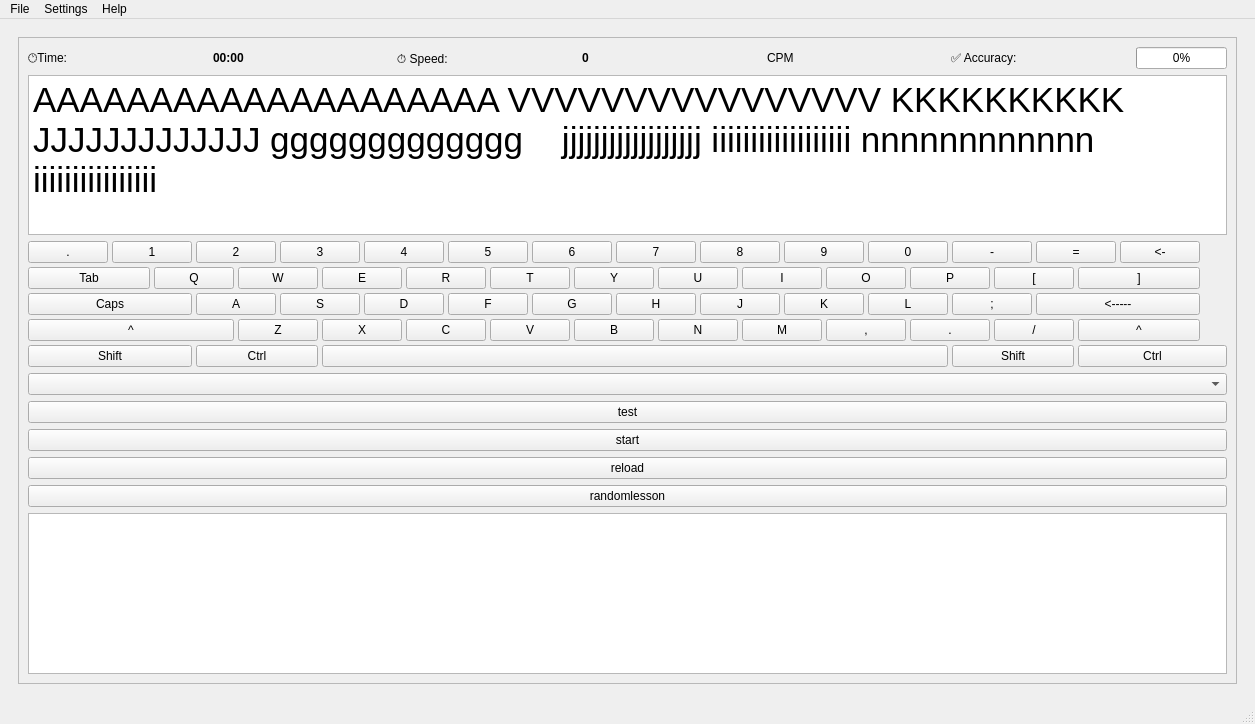
<?xml version="1.0" encoding="UTF-8"?>
<ui version="4.0">
 <class>MainWindow</class>
 <widget class="QMainWindow" name="MainWindow">
  <property name="enabled">
   <bool>true</bool>
  </property>
  <property name="geometry">
   <rect>
    <x>0</x>
    <y>0</y>
    <width>1255</width>
    <height>724</height>
   </rect>
  </property>
  <property name="sizePolicy">
   <sizepolicy hsizetype="Preferred" vsizetype="Fixed">
    <horstretch>0</horstretch>
    <verstretch>0</verstretch>
   </sizepolicy>
  </property>
  <property name="windowTitle">
   <string>MainWindow</string>
  </property>
  <widget class="QWidget" name="centralwidget">
   <layout class="QHBoxLayout" name="horizontalLayout_2">
    <item>
     <widget class="QStackedWidget" name="stackedWidget">
      <property name="currentIndex">
       <number>1</number>
      </property>
      <widget class="QWidget" name="pageStart">
       <layout class="QHBoxLayout" name="horizontalLayout_3">
        <item>
         <layout class="QVBoxLayout" name="verticalLayout">
          <property name="spacing">
           <number>52</number>
          </property>
          <property name="leftMargin">
           <number>24</number>
          </property>
          <property name="topMargin">
           <number>26</number>
          </property>
          <property name="bottomMargin">
           <number>72</number>
          </property>
          <item>
           <spacer name="verticalSpacer_2">
            <property name="orientation">
             <enum>Qt::Orientation::Vertical</enum>
            </property>
            <property name="sizeHint" stdset="0">
             <size>
              <width>20</width>
              <height>127</height>
             </size>
            </property>
           </spacer>
          </item>
          <item>
           <widget class="QLabel" name="labelSelectText">
            <property name="text">
             <string>Select a text for the typing exercise:</string>
            </property>
           </widget>
          </item>
          <item>
           <widget class="QComboBox" name="layoutStartMain">
            <property name="sizePolicy">
             <sizepolicy hsizetype="Preferred" vsizetype="Fixed">
              <horstretch>0</horstretch>
              <verstretch>72</verstretch>
             </sizepolicy>
            </property>
            <item>
             <property name="text">
              <string>Starter Text</string>
             </property>
            </item>
            <item>
             <property name="text">
              <string>Numbers and Symbols</string>
             </property>
            </item>
            <item>
             <property name="text">
              <string>Common Words Part 1</string>
             </property>
            </item>
            <item>
             <property name="text">
              <string>Common Words Part 2</string>
             </property>
            </item>
            <item>
             <property name="text">
              <string>Python Code Sample</string>
             </property>
            </item>
            <item>
             <property name="text">
              <string>Lorem Ipsum</string>
             </property>
            </item>
           </widget>
          </item>
          <item>
           <spacer name="verticalSpacer">
            <property name="orientation">
             <enum>Qt::Orientation::Vertical</enum>
            </property>
            <property name="sizeHint" stdset="0">
             <size>
              <width>20</width>
              <height>99</height>
             </size>
            </property>
           </spacer>
          </item>
          <item>
           <layout class="QHBoxLayout" name="horizontalLayout">
            <item>
             <widget class="QPushButton" name="startButton">
              <property name="sizePolicy">
               <sizepolicy hsizetype="Maximum" vsizetype="Expanding">
                <horstretch>7</horstretch>
                <verstretch>8</verstretch>
               </sizepolicy>
              </property>
              <property name="layoutDirection">
               <enum>Qt::LayoutDirection::LeftToRight</enum>
              </property>
              <property name="text">
               <string>Start Training</string>
              </property>
              <property name="iconSize">
               <size>
                <width>28</width>
                <height>29</height>
               </size>
              </property>
             </widget>
            </item>
           </layout>
          </item>
         </layout>
        </item>
       </layout>
      </widget>
      <widget class="QWidget" name="pageTraining">
       <layout class="QHBoxLayout" name="horizontalLayout_7">
        <item>
         <widget class="QFrame" name="frame">
          <property name="sizePolicy">
           <sizepolicy hsizetype="Minimum" vsizetype="Minimum">
            <horstretch>0</horstretch>
            <verstretch>0</verstretch>
           </sizepolicy>
          </property>
          <property name="minimumSize">
           <size>
            <width>22</width>
            <height>23</height>
           </size>
          </property>
          <property name="frameShape">
           <enum>QFrame::Shape::StyledPanel</enum>
          </property>
          <property name="frameShadow">
           <enum>QFrame::Shadow::Raised</enum>
          </property>
          <layout class="QVBoxLayout" name="verticalLayout_10">
           <item>
            <layout class="QHBoxLayout" name="horizontalLayout_4"/>
           </item>
           <item>
            <layout class="QHBoxLayout" name="horizontalLayout_6">
             <item>
              <widget class="QLabel" name="labelTimeText">
               <property name="text">
                <string>🕐Time:</string>
               </property>
              </widget>
             </item>
             <item>
              <widget class="QLabel" name="labelTimeDisplay">
               <property name="font">
                <font>
                 <bold>true</bold>
                </font>
               </property>
               <property name="text">
                <string>00:00</string>
               </property>
               <property name="scaledContents">
                <bool>false</bool>
               </property>
               <property name="wordWrap">
                <bool>false</bool>
               </property>
              </widget>
             </item>
             <item>
              <widget class="QLabel" name="labelSpeedText">
               <property name="text">
                <string>⏱️ Speed:</string>
               </property>
              </widget>
             </item>
             <item>
              <widget class="QLabel" name="labelAccuracyValue">
               <property name="font">
                <font>
                 <bold>true</bold>
                </font>
               </property>
               <property name="text">
                <string>0</string>
               </property>
              </widget>
             </item>
             <item>
              <widget class="QLabel" name="labelSpeedValue">
               <property name="text">
                <string>CPM</string>
               </property>
              </widget>
             </item>
             <item>
              <widget class="QLabel" name="labelAccuracyText">
               <property name="text">
                <string>✅ Accuracy:</string>
               </property>
              </widget>
             </item>
             <item>
              <widget class="QProgressBar" name="progressBar">
               <property name="sizePolicy">
                <sizepolicy hsizetype="Maximum" vsizetype="Fixed">
                 <horstretch>0</horstretch>
                 <verstretch>0</verstretch>
                </sizepolicy>
               </property>
               <property name="value">
                <number>0</number>
               </property>
              </widget>
             </item>
            </layout>
           </item>
           <item>
            <widget class="QTextEdit" name="textDisplayArea">
             <property name="html">
              <string>&lt;!DOCTYPE HTML PUBLIC &quot;-//W3C//DTD HTML 4.0//EN&quot; &quot;http://www.w3.org/TR/REC-html40/strict.dtd&quot;&gt;
&lt;html&gt;&lt;head&gt;&lt;meta name=&quot;qrichtext&quot; content=&quot;1&quot; /&gt;&lt;meta charset=&quot;utf-8&quot; /&gt;&lt;style type=&quot;text/css&quot;&gt;
p, li { white-space: pre-wrap; }
hr { height: 1px; border-width: 0; }
li.unchecked::marker { content: &quot;\2610&quot;; }
li.checked::marker { content: &quot;\2612&quot;; }
&lt;/style&gt;&lt;/head&gt;&lt;body style=&quot; font-family:'Segoe UI'; font-size:9pt; font-weight:400; font-style:normal;&quot;&gt;
&lt;p style=&quot; margin-top:0px; margin-bottom:0px; margin-left:0px; margin-right:0px; -qt-block-indent:0; text-indent:0px;&quot;&gt;&lt;span style=&quot; font-size:26pt;&quot;&gt;AAAAAAAAAAAAAAAAAAAA VVVVVVVVVVVVVVVV KKKKKKKKKK JJJJJJJJJJJJJ ggggggggggggg    jjjjjjjjjjjjjjjjjj iiiiiiiiiiiiiiiiii nnnnnnnnnnnn iiiiiiiiiiiiiiii&lt;/span&gt;&lt;/p&gt;&lt;/body&gt;&lt;/html&gt;</string>
             </property>
            </widget>
           </item>
           <item>
            <layout class="QGridLayout" name="gridLayout">
             <property name="spacing">
              <number>4</number>
             </property>
             <item row="2" column="15" colspan="2">
              <widget class="QPushButton" name="btnKeyJ">
               <property name="text">
                <string>J</string>
               </property>
              </widget>
             </item>
             <item row="4" column="3" colspan="3">
              <widget class="QPushButton" name="btnCtrlLeft">
               <property name="text">
                <string>Ctrl</string>
               </property>
              </widget>
             </item>
             <item row="4" column="0" colspan="3">
              <widget class="QPushButton" name="btnShiftLeft">
               <property name="text">
                <string>Shift</string>
               </property>
              </widget>
             </item>
             <item row="1" column="0" colspan="2">
              <widget class="QPushButton" name="btnKeyTab">
               <property name="text">
                <string>Tab</string>
               </property>
              </widget>
             </item>
             <item row="2" column="17" colspan="2">
              <widget class="QPushButton" name="btnKeyK">
               <property name="text">
                <string>K</string>
               </property>
              </widget>
             </item>
             <item row="1" column="2" colspan="2">
              <widget class="QPushButton" name="btnKeyQ">
               <property name="text">
                <string>Q</string>
               </property>
              </widget>
             </item>
             <item row="0" column="15" colspan="2">
              <widget class="QPushButton" name="btnKey8">
               <property name="text">
                <string>8</string>
               </property>
              </widget>
             </item>
             <item row="2" column="5" colspan="2">
              <widget class="QPushButton" name="btnKeyS">
               <property name="text">
                <string>S</string>
               </property>
              </widget>
             </item>
             <item row="2" column="0" colspan="3">
              <widget class="QPushButton" name="btnKeyCaps">
               <property name="text">
                <string>Caps</string>
               </property>
              </widget>
             </item>
             <item row="2" column="9" colspan="2">
              <widget class="QPushButton" name="btnKeyF">
               <property name="text">
                <string>F</string>
               </property>
              </widget>
             </item>
             <item row="3" column="20" colspan="2">
              <widget class="QPushButton" name="btnKeyP_2">
               <property name="text">
                <string>.</string>
               </property>
              </widget>
             </item>
             <item row="0" column="13" colspan="2">
              <widget class="QPushButton" name="btnKey7">
               <property name="text">
                <string>7</string>
               </property>
              </widget>
             </item>
             <item row="0" column="7" colspan="2">
              <widget class="QPushButton" name="btnKey4">
               <property name="text">
                <string>4</string>
               </property>
              </widget>
             </item>
             <item row="1" column="22" colspan="2">
              <widget class="QPushButton" name="btnKeyRightBracket">
               <property name="text">
                <string>[</string>
               </property>
              </widget>
             </item>
             <item row="0" column="3" colspan="2">
              <widget class="QPushButton" name="btnKey2">
               <property name="text">
                <string>2</string>
               </property>
              </widget>
             </item>
             <item row="2" column="13" colspan="2">
              <widget class="QPushButton" name="btnKeyH">
               <property name="text">
                <string>H</string>
               </property>
              </widget>
             </item>
             <item row="2" column="7" colspan="2">
              <widget class="QPushButton" name="btnKeyD">
               <property name="text">
                <string>D</string>
               </property>
              </widget>
             </item>
             <item row="0" column="9" colspan="2">
              <widget class="QPushButton" name="btnKey5">
               <property name="text">
                <string>5</string>
               </property>
              </widget>
             </item>
             <item row="0" column="11" colspan="2">
              <widget class="QPushButton" name="btnKey6">
               <property name="text">
                <string>6</string>
               </property>
              </widget>
             </item>
             <item row="0" column="0">
              <widget class="QPushButton" name="btnKeyPoint">
               <property name="text">
                <string>.</string>
               </property>
              </widget>
             </item>
             <item row="0" column="25">
              <widget class="QPushButton" name="btnBackspace">
               <property name="text">
                <string>&lt;-</string>
               </property>
              </widget>
             </item>
             <item row="3" column="6" colspan="2">
              <widget class="QPushButton" name="btnKeyX">
               <property name="text">
                <string>X</string>
               </property>
              </widget>
             </item>
             <item row="2" column="11" colspan="2">
              <widget class="QPushButton" name="btnKeyG">
               <property name="text">
                <string>G</string>
               </property>
              </widget>
             </item>
             <item row="1" column="16" colspan="2">
              <widget class="QPushButton" name="btnKeyI">
               <property name="text">
                <string>I</string>
               </property>
              </widget>
             </item>
             <item row="1" column="24" colspan="2">
              <widget class="QPushButton" name="btnKeyLeftBracket">
               <property name="text">
                <string>]</string>
               </property>
              </widget>
             </item>
             <item row="1" column="4" colspan="2">
              <widget class="QPushButton" name="btnKeyW">
               <property name="text">
                <string>W</string>
               </property>
               <property name="iconSize">
                <size>
                 <width>10</width>
                 <height>10</height>
                </size>
               </property>
               <property name="autoRepeatDelay">
                <number>283</number>
               </property>
              </widget>
             </item>
             <item row="1" column="10" colspan="2">
              <widget class="QPushButton" name="btnKeyT">
               <property name="text">
                <string>T</string>
               </property>
              </widget>
             </item>
             <item row="1" column="20" colspan="2">
              <widget class="QPushButton" name="btnKeyP">
               <property name="text">
                <string>P</string>
               </property>
              </widget>
             </item>
             <item row="4" column="21" colspan="3">
              <widget class="QPushButton" name="btnShiftRight">
               <property name="text">
                <string>Shift</string>
               </property>
              </widget>
             </item>
             <item row="3" column="4" colspan="2">
              <widget class="QPushButton" name="btnKeyZ">
               <property name="text">
                <string>Z</string>
               </property>
              </widget>
             </item>
             <item row="3" column="10" colspan="2">
              <widget class="QPushButton" name="btnKeyV">
               <property name="text">
                <string>V</string>
               </property>
              </widget>
             </item>
             <item row="0" column="23" colspan="2">
              <widget class="QPushButton" name="btnEqual">
               <property name="text">
                <string>=</string>
               </property>
              </widget>
             </item>
             <item row="0" column="19" colspan="2">
              <widget class="QPushButton" name="btnKey10">
               <property name="text">
                <string>0</string>
               </property>
              </widget>
             </item>
             <item row="1" column="14" colspan="2">
              <widget class="QPushButton" name="btnKeyU">
               <property name="text">
                <string>U</string>
               </property>
              </widget>
             </item>
             <item row="0" column="21" colspan="2">
              <widget class="QPushButton" name="btnMinus">
               <property name="text">
                <string>-</string>
               </property>
              </widget>
             </item>
             <item row="2" column="21" colspan="2">
              <widget class="QPushButton" name="btnKeySEMICOLON">
               <property name="text">
                <string>;</string>
               </property>
              </widget>
             </item>
             <item row="3" column="14" colspan="2">
              <widget class="QPushButton" name="btnKeyN">
               <property name="text">
                <string>N</string>
               </property>
              </widget>
             </item>
             <item row="1" column="12" colspan="2">
              <widget class="QPushButton" name="btnKeyY">
               <property name="text">
                <string>Y</string>
               </property>
              </widget>
             </item>
             <item row="4" column="24" colspan="3">
              <widget class="QPushButton" name="btnCtrlRight">
               <property name="text">
                <string>Ctrl</string>
               </property>
              </widget>
             </item>
             <item row="1" column="6" colspan="2">
              <widget class="QPushButton" name="btnKeyE">
               <property name="text">
                <string>E</string>
               </property>
              </widget>
             </item>
             <item row="3" column="18" colspan="2">
              <widget class="QPushButton" name="btnKeyCOMA">
               <property name="text">
                <string>,</string>
               </property>
              </widget>
             </item>
             <item row="2" column="19" colspan="2">
              <widget class="QPushButton" name="btnKeyL">
               <property name="text">
                <string>L</string>
               </property>
              </widget>
             </item>
             <item row="3" column="24" colspan="2">
              <widget class="QPushButton" name="btnCaretBottom">
               <property name="text">
                <string>^</string>
               </property>
              </widget>
             </item>
             <item row="3" column="8" colspan="2">
              <widget class="QPushButton" name="btnKeyC">
               <property name="text">
                <string>C</string>
               </property>
              </widget>
             </item>
             <item row="3" column="0" colspan="4">
              <widget class="QPushButton" name="btnCaretTop">
               <property name="sizePolicy">
                <sizepolicy hsizetype="Minimum" vsizetype="Minimum">
                 <horstretch>0</horstretch>
                 <verstretch>0</verstretch>
                </sizepolicy>
               </property>
               <property name="text">
                <string>^</string>
               </property>
              </widget>
             </item>
             <item row="3" column="16" colspan="2">
              <widget class="QPushButton" name="btnKeyM">
               <property name="text">
                <string>M</string>
               </property>
              </widget>
             </item>
             <item row="2" column="3" colspan="2">
              <widget class="QPushButton" name="btnKeyA">
               <property name="text">
                <string>A</string>
               </property>
              </widget>
             </item>
             <item row="0" column="17" colspan="2">
              <widget class="QPushButton" name="btnKey9">
               <property name="text">
                <string>9</string>
               </property>
              </widget>
             </item>
             <item row="1" column="8" colspan="2">
              <widget class="QPushButton" name="btnKeyR">
               <property name="text">
                <string>R</string>
               </property>
              </widget>
             </item>
             <item row="2" column="23" colspan="3">
              <widget class="QPushButton" name="btnBackspaceLong">
               <property name="text">
                <string>&lt;-----</string>
               </property>
              </widget>
             </item>
             <item row="0" column="5" colspan="2">
              <widget class="QPushButton" name="btnKey3">
               <property name="text">
                <string>3</string>
               </property>
              </widget>
             </item>
             <item row="1" column="18" colspan="2">
              <widget class="QPushButton" name="btnKeyO">
               <property name="text">
                <string>O</string>
               </property>
              </widget>
             </item>
             <item row="3" column="22" colspan="2">
              <widget class="QPushButton" name="btnSlash">
               <property name="text">
                <string>/</string>
               </property>
              </widget>
             </item>
             <item row="4" column="6" colspan="15">
              <widget class="QPushButton" name="btnEmptyExtra">
               <property name="text">
                <string/>
               </property>
              </widget>
             </item>
             <item row="3" column="12" colspan="2">
              <widget class="QPushButton" name="btnKeyB">
               <property name="text">
                <string>B</string>
               </property>
              </widget>
             </item>
             <item row="0" column="1" colspan="2">
              <widget class="QPushButton" name="btnKey1">
               <property name="text">
                <string>1</string>
               </property>
              </widget>
             </item>
            </layout>
           </item>
           <item>
            <widget class="QComboBox" name="lessonComboBox"/>
           </item>
           <item>
            <widget class="QPushButton" name="btntest">
             <property name="text">
              <string>test</string>
             </property>
            </widget>
           </item>
           <item>
            <widget class="QPushButton" name="btnStart">
             <property name="text">
              <string>start</string>
             </property>
            </widget>
           </item>
           <item>
            <widget class="QPushButton" name="reloadButton">
             <property name="text">
              <string>reload</string>
             </property>
            </widget>
           </item>
           <item>
            <widget class="QPushButton" name="randomButton">
             <property name="text">
              <string>randomlesson</string>
             </property>
            </widget>
           </item>
           <item>
            <widget class="QTextEdit" name="textDisplayArea_2"/>
           </item>
           <item>
            <layout class="QVBoxLayout" name="verticalLayout_9"/>
           </item>
          </layout>
         </widget>
        </item>
       </layout>
      </widget>
      <widget class="QWidget" name="pageResults">
       <widget class="QWidget" name="verticalLayoutWidget_2">
        <property name="geometry">
         <rect>
          <x>0</x>
          <y>0</y>
          <width>2</width>
          <height>2</height>
         </rect>
        </property>
        <layout class="QVBoxLayout" name="verticalLayout_2"/>
       </widget>
       <widget class="QWidget" name="verticalLayoutWidget_4">
        <property name="geometry">
         <rect>
          <x>40</x>
          <y>170</y>
          <width>786</width>
          <height>242</height>
         </rect>
        </property>
        <layout class="QVBoxLayout" name="verticalLayout_4">
         <item>
          <layout class="QHBoxLayout" name="horizontalLayout_5">
           <item>
            <layout class="QGridLayout" name="gridLayout_4">
             <item row="1" column="2">
              <widget class="QLabel" name="labelAccuracy">
               <property name="sizePolicy">
                <sizepolicy hsizetype="Maximum" vsizetype="Maximum">
                 <horstretch>0</horstretch>
                 <verstretch>0</verstretch>
                </sizepolicy>
               </property>
               <property name="layoutDirection">
                <enum>Qt::LayoutDirection::LeftToRight</enum>
               </property>
               <property name="text">
                <string>✅Accuracy</string>
               </property>
              </widget>
             </item>
             <item row="0" column="0" colspan="3">
              <widget class="QLabel" name="labelSessionTitle">
               <property name="text">
                <string>Sesion Results</string>
               </property>
              </widget>
             </item>
             <item row="2" column="2">
              <widget class="QTextEdit" name="textResultsAccuracy"/>
             </item>
             <item row="2" column="1">
              <widget class="QTextEdit" name="textResultsSpeed"/>
             </item>
             <item row="1" column="0">
              <widget class="QLabel" name="labelTime">
               <property name="text">
                <string>🕐Time</string>
               </property>
              </widget>
             </item>
             <item row="1" column="1">
              <widget class="QLabel" name="labelSpeed">
               <property name="text">
                <string>⏱️Speed</string>
               </property>
              </widget>
             </item>
             <item row="2" column="0">
              <widget class="QTextEdit" name="textResultsOther"/>
             </item>
            </layout>
           </item>
          </layout>
         </item>
        </layout>
       </widget>
      </widget>
     </widget>
    </item>
   </layout>
  </widget>
  <widget class="QMenuBar" name="menubar">
   <property name="geometry">
    <rect>
     <x>0</x>
     <y>0</y>
     <width>1255</width>
     <height>26</height>
    </rect>
   </property>
   <widget class="QMenu" name="menuFile">
    <property name="title">
     <string>File</string>
    </property>
    <addaction name="actionExit"/>
   </widget>
   <widget class="QMenu" name="menuSettings">
    <property name="title">
     <string>Settings</string>
    </property>
   </widget>
   <widget class="QMenu" name="menuHelp">
    <property name="title">
     <string>Help</string>
    </property>
    <addaction name="actionAbout"/>
   </widget>
   <addaction name="menuFile"/>
   <addaction name="menuSettings"/>
   <addaction name="menuHelp"/>
  </widget>
  <widget class="QStatusBar" name="statusbar"/>
  <action name="actionExit">
   <property name="icon">
    <iconset theme="QIcon::ThemeIcon::ApplicationExit"/>
   </property>
   <property name="text">
    <string>Exit</string>
   </property>
   <property name="menuRole">
    <enum>QAction::MenuRole::NoRole</enum>
   </property>
  </action>
  <action name="actionAbout">
   <property name="icon">
    <iconset theme="QIcon::ThemeIcon::HelpAbout"/>
   </property>
   <property name="text">
    <string>About</string>
   </property>
   <property name="menuRole">
    <enum>QAction::MenuRole::NoRole</enum>
   </property>
  </action>
 </widget>
 <resources/>
 <connections/>
</ui>
